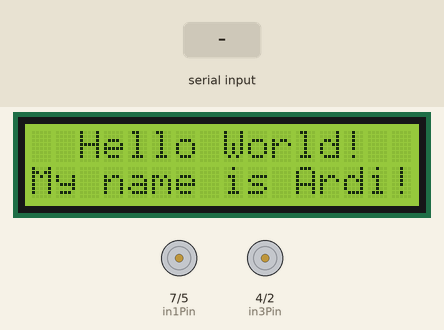
Bench run of a sketch on a simulated Arduino Uno, built with avr-gcc and run on an emulated ATmega328P. On the bench: 16×2 character LCD, motor-driver pin pairs drawn as motors (green arrow = first pin HIGH = forward, orange = second pin HIGH = backward, longer = more drive, scaled by the enable pin). The inputs (shaded band) are chosen by the test bench.

Above: at 1.2 s.
1.3 s: "F" received over Serial
At 2.4 s:
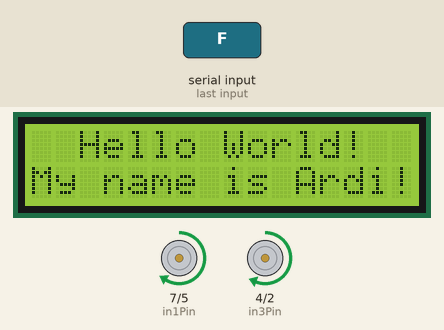
2.8 s: "L" received over Serial
At 3.4 s:
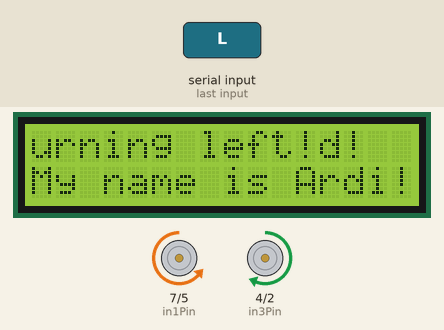
4.3 s: "R" received over Serial
At 4.6 s:
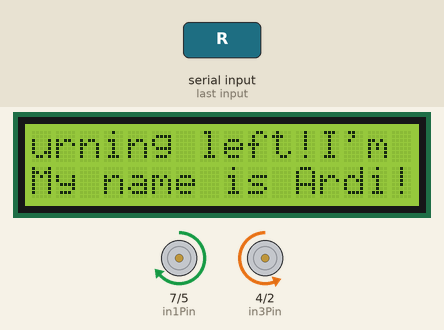
5.8 s: "S" received over Serial
At 6.8 s:
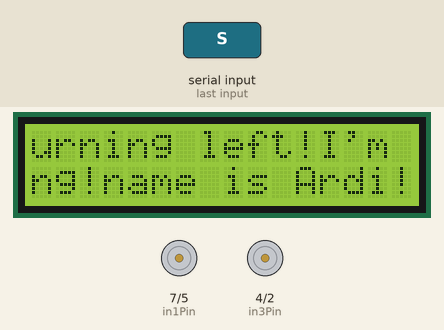
7.3 s: "S" received over Serial
At 7.9 s:
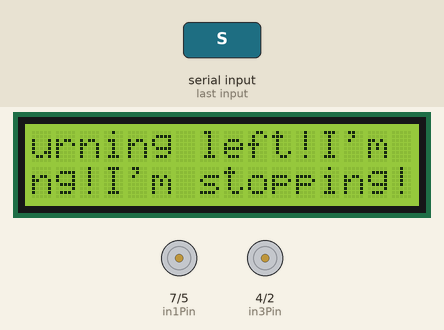
8.8 s: "L" received over Serial
At 9.2 s:
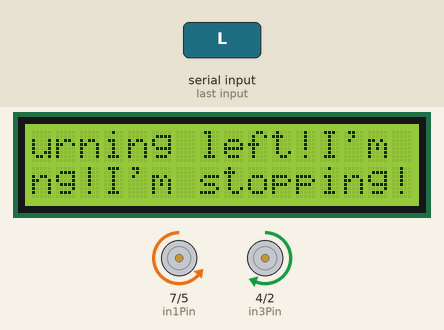
Timing chart, 0 to 11.3 s (numbered marks = the images above; inputs shaded):
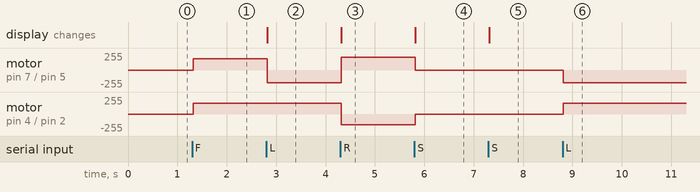

Measured:
- after the input at 1.3 s, motor on pin 7 (in1Pin) / pin 5 (in2Pin): stopped → forward 170/255 at once; motor on pin 4 (in3Pin) / pin 2 (in4Pin): stopped → forward 160/255 at once
- after the input at 2.8 s, motor on pin 7 (in1Pin) / pin 5 (in2Pin): forward 170/255 → backward 190/255 at once; the display: changes at once (image 2)
- after the input at 4.3 s, motor on pin 7 (in1Pin) / pin 5 (in2Pin): backward 190/255 → forward 190/255 at once; motor on pin 4 (in3Pin) / pin 2 (in4Pin): forward 160/255 → backward 160/255 at once; the display: changes at once (image 3)
- after the input at 5.8 s, motor on pin 7 (in1Pin) / pin 5 (in2Pin): forward 190/255 → stopped at once; motor on pin 4 (in3Pin) / pin 2 (in4Pin): backward 160/255 → stopped at once; the display: changes at once (image 4)
- after the input at 7.3 s, the display: changes at once (image 5)
- after the input at 8.8 s, motor on pin 7 (in1Pin) / pin 5 (in2Pin): stopped → backward 190/255 at once; motor on pin 4 (in3Pin) / pin 2 (in4Pin): stopped → forward 160/255 at once

The sketch:

robot-car.ino
```cpp
#include <Servo.h>
#include <Wire.h> // Library for I2C communication
#include <LiquidCrystal_I2C.h> // Library for LCD
#include <SoftwareSerial.h>

Servo sensor;

LiquidCrystal_I2C lcd = LiquidCrystal_I2C(0x27, 16, 2); // Change to (0x27,20,4) for 20x4 LCD.

long duration, distanceAhead;
long newDistanceRight, newDistanceLeft, newDistanceAhead;

//Ultrasonic Module pins
const int trigPin = 13; // 10 microsecond high pulse causes chirp , wait 50 us??
const int echoPin = 12; //distance
const int servoPin = 11; //mechanics

// Motor control pins : L298N H bridge
const int enAPin = 6; // Left motor PWM speed control
const int in1Pin = 7; // Left motor Direction 1 --> forwards
const int in2Pin = 5; // Left motor Direction 2 --> backwards
const int in3Pin = 4; // Right motor Direction 1 --> forwards
const int in4Pin = 2; // Right motor Direction 2 --> backwards
const int enBPin = 3; // Right motor PWM speed control

void defineOutputOrInput() {

  //motors
  pinMode(enAPin, OUTPUT);
  pinMode(in1Pin, OUTPUT);
  pinMode(in2Pin, OUTPUT);
  pinMode(in3Pin, OUTPUT);
  pinMode(in4Pin, OUTPUT);
  pinMode(enBPin, OUTPUT);

  //sensor
  pinMode(trigPin, OUTPUT);
  pinMode(echoPin, INPUT);

  //it will always be low so that's why in this function
  digitalWrite ( trigPin , LOW);
}

void goStraight() {
  lcd.print("I'm going straight!");
  digitalWrite(in1Pin, HIGH);
  digitalWrite(in2Pin, LOW);
  digitalWrite(in3Pin, HIGH);
  digitalWrite(in4Pin, LOW);
  analogWrite(enAPin, 170);
  analogWrite(enBPin, 160);
}

void goBack() {
  digitalWrite(in1Pin, LOW);
  digitalWrite(in2Pin, HIGH);
  digitalWrite(in3Pin, LOW);
  digitalWrite(in4Pin, HIGH);
  analogWrite(enAPin, 170);
  analogWrite(enBPin, 160);
}

void stopMoving() {
  lcd.print("I'm stopping!");
  digitalWrite(in1Pin, LOW);
  digitalWrite(in2Pin, LOW);
  digitalWrite(in3Pin, LOW);
  digitalWrite(in4Pin, LOW);
  analogWrite(enAPin, 0);
  analogWrite(enBPin, 0);
}

void turnLeft() {
  lcd.print("I'm turning left!");
  digitalWrite(in1Pin, LOW);
  digitalWrite(in2Pin, HIGH);
  digitalWrite(in3Pin, HIGH);
  digitalWrite(in4Pin, LOW);
  analogWrite(enAPin, 190);
  analogWrite(enBPin, 160);
}

void turnRight() {
  lcd.print("I'm turning right!");
  digitalWrite(in1Pin, HIGH);
  digitalWrite(in2Pin, LOW);
  digitalWrite(in3Pin, LOW);
  digitalWrite(in4Pin, HIGH);
  analogWrite(enAPin, 190);
  analogWrite(enBPin, 160);
}

long checkDistanceAhead() {
  digitalWrite(trigPin, HIGH);
  digitalWrite(trigPin, LOW);

  duration = pulseIn(echoPin, HIGH);
  distanceAhead = duration / 58;

  return distanceAhead;
}

int lookRight() {
  sensor.attach(servoPin);
  sensor.write(30); //rotate right
  delay(500);
  int distanceRight = checkDistanceAhead();
  delay(100);
  sensor.write(105);  //look forward

  return distanceRight;
}

int lookLeft() {
  sensor.attach(servoPin);
  sensor.write(180); //rotate left
  delay(500);
  int distanceLeft = checkDistanceAhead();
  delay(100);
  sensor.write(105);  //look forward

  return distanceLeft;
}

void setup () {
  Serial.begin(9600);
  lcd.init();
  lcd.backlight();
  lcd.setCursor(2, 0); // Set the cursor on the third column and first row.
  lcd.print("Hello World!"); // Print the string "Hello World!"
  lcd.setCursor(0, 1); //Set the cursor on the third column and the second row (counting starts at 0!).
  lcd.print("My name is Ardi!");
  defineOutputOrInput();
}

void loop () {

  while (!Serial.available()) {}
  // serial read section
    while (Serial.available()) {
      char c = Serial.read();
      switch (c) {
        case 'S':
          stopMoving();
          break;
        case 'F':
          goStraight();
          break;
        case 'L':
          turnLeft();
          break;
        case 'R':
          turnRight();
          break;
        case 'B':
          goBack();
          break;
        default:
          lcd.print("I don't know what to do!");
          break;
      }
    }
}
```
